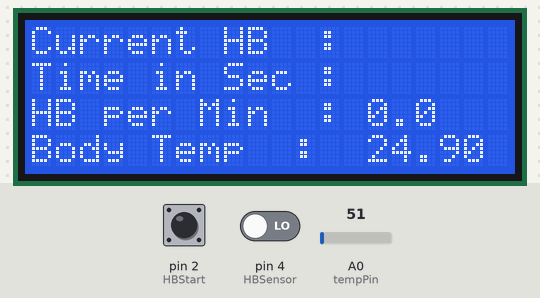
Bench run of a sketch on a simulated Arduino Uno, built with avr-gcc and run on an emulated ATmega328P. On the bench: 20×4 character LCD. The inputs (shaded band) are chosen by the test bench; at power-on: pin 2 (HBStart) HIGH, A0 (tempPin) = 51, pin 4 (HBSensor) LOW.

Above: at 1.2 s.
1.3 s: pin 2 (HBStart) pulled LOW for 0.15 s
3.9 s: A0 (tempPin) set to 61
At 4.7 s:
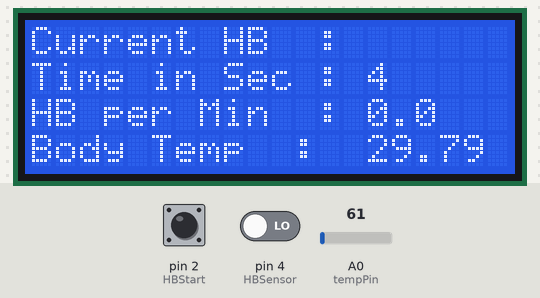
5.4 s: pin 4 (HBSensor) driven HIGH
At 6.3 s:
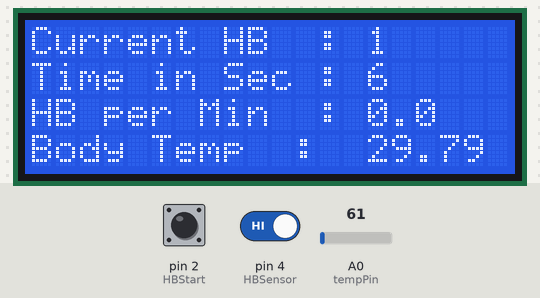
7.1 s: A0 (tempPin) set to 71
At 7.9 s:
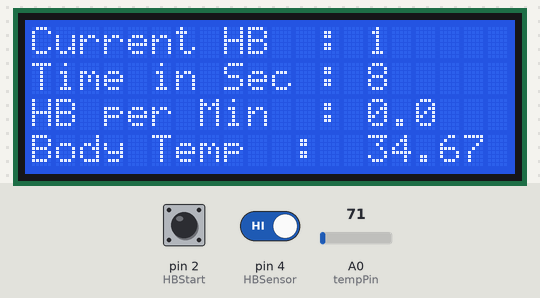
8.7 s: pin 2 (HBStart) pulled LOW for 1 s
At 10.3 s:
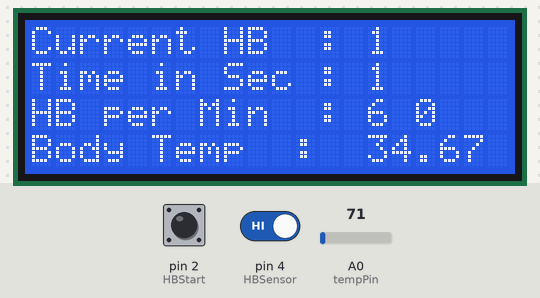
11.2 s: A0 (tempPin) set to 86
At 11.7 s:
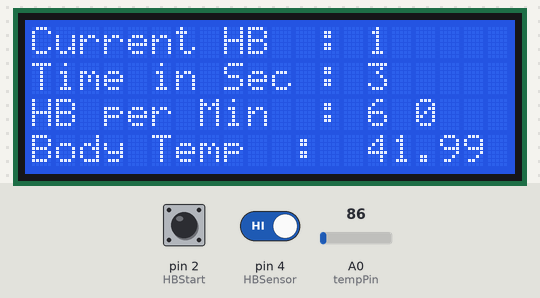
Timing chart, 0 to 13.7 s (numbered marks = the images above; inputs shaded):
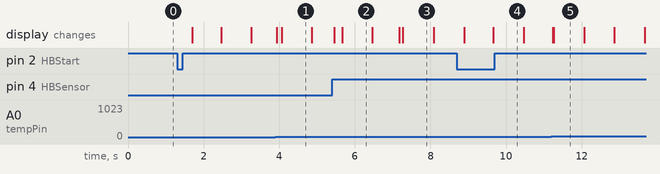

The sketch:

Heart_Beat_Monitor_using_Arduino_in_proteus.ino
```cpp
#include <LiquidCrystal.h>
#include <TimerOne.h>
LiquidCrystal lcd(13, 12, 11, 10, 9, 8);

int val;
int tempPin = A0;// temperature Sensor Pin
int HBSensor = 4;// Sensor Pin
int HBCount = 0;
int HBCheck = 0;
int TimeinSec = 0;
int HBperMin = 0;
int HBStart = 2;
int HBStartCheck = 0;

void setup() {
  // put your setup code here, to run once:
  lcd.begin(20, 4);
  pinMode(HBSensor, INPUT);
  pinMode(HBStart, INPUT_PULLUP);
  Timer1.initialize(800000);
  Timer1.attachInterrupt( timerIsr );
  lcd.clear();
  lcd.setCursor(0,0);
  lcd.print("Current HB  : ");
  lcd.setCursor(0,1);
  lcd.print("Time in Sec : ");
  lcd.setCursor(0,2);
  lcd.print("HB per Min  : 0.0");
  lcd.setCursor(0,3);
  lcd.print("Body Temp  : ");

}

void loop() {


  if(digitalRead(HBStart) == LOW){
  //lcd.setCursor(0,3);
  //lcd.print("HB Counting ..");
HBStartCheck = 1;}
  if(HBStartCheck == 1)
  {
      if((digitalRead(HBSensor) == HIGH) && (HBCheck == 0))
      {
        HBCount = HBCount + 1;
        HBCheck = 1;
        lcd.setCursor(14,0);
        lcd.print(HBCount);
        lcd.print(" ");
      }
      if((digitalRead(HBSensor) == LOW) && (HBCheck == 1))
      {
        HBCheck = 0;
      }
      if(TimeinSec == 10)
      {
          HBperMin = HBCount * 6;
          HBStartCheck = 0;
          lcd.setCursor(14,2);
          lcd.print(HBperMin);
          lcd.print(" ");
          //lcd.setCursor(0,3);
          //lcd.print("Press Button again.");
          HBCount = 0;
          TimeinSec = 0;
      }
  }

   val = analogRead(tempPin);
  float mv = (val/1024.0)*5000;
  float cel = mv/10;
  lcd.setCursor(14,3);
          lcd.print(cel);
          lcd.print(" ");
          delay(100);

}

void timerIsr()
{
  if(HBStartCheck == 1)
  {
      TimeinSec = TimeinSec + 1;
      lcd.setCursor(14,1);
      lcd.print(TimeinSec);
      lcd.print(" ");
  }
}
```

Measured:
- what the display in image 1 shows lasts 0.8 s, from 4.1 s to 4.9 s
